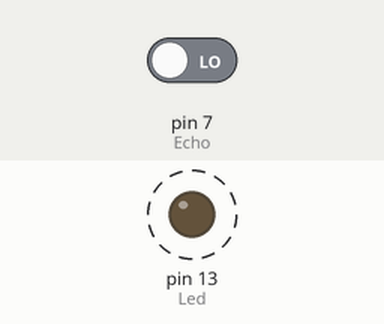
Simulated run of this sketch. Board: Arduino Uno, built with avr-gcc and run on an emulated ATmega328P. Shown: output pins drawn as LEDs (lit = HIGH). Dashed ring = blinking. The test bench sets the inputs (shaded band); at power-on: pin 7 (Echo) LOW. The ROS host is connected and sends only what is stated; pins used as bus, display or sensor lines are not drawn.

Above: at 0.5 s.
Timing chart, 0 to 5.1 s (numbered marks = the images above):
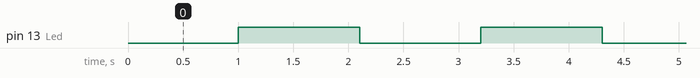

The sketch:

sensor_e.ino
```cpp
//Current file name:sensor_e.ino
#include <ros.h>
#include <std_msgs/Float32.h>
#include <sensor_msgs/Range.h>

ros::NodeHandle  nh;
sensor_msgs::Range range_msg[8];

ros::Publisher ultrasound0("ultrasound0",&range_msg[0]);
ros::Publisher ultrasound1("ultrasound1",&range_msg[1]);
ros::Publisher ultrasound2("ultrasound2",&range_msg[2]);
ros::Publisher ultrasound3("ultrasound3",&range_msg[3]);
ros::Publisher ultrasound4("ultrasound4",&range_msg[4]);
ros::Publisher ultrasound5("ultrasound5",&range_msg[5]);
ros::Publisher ultrasound6("ultrasound6",&range_msg[6]);
ros::Publisher ultrasound7("ultrasound7",&range_msg[7]);

static byte chn = 0;
static byte led = 0;
int Led = 13;
int Trig = 4;
int Echo = 7;
long IntervalTime = 0;
char frameid[] = "/ultrasoundn";

void setup()
{
  pinMode(Led,OUTPUT);
  pinMode(Trig,OUTPUT);
  pinMode(Echo,INPUT);
  nh.initNode();
  //for( int i=0;i<8;i++)//存在Bug，将i++转为函数内i=i+1;!!??
  for( int i=0;i<8;)
  {
	//frameid[11] = i+0x30;
	range_msg[i].radiation_type = sensor_msgs::Range::ULTRASOUND;
	//range_msg[i].header.frame_id =  frameid;
	range_msg[i].field_of_view = 0.1;  // fake
	range_msg[i].min_range = 0.0;
	range_msg[i].max_range = 50.00;
	i = i+1;
  };

	range_msg[0].header.frame_id = "/ultrasound0";
	range_msg[1].header.frame_id = "/ultrasound1";
	range_msg[2].header.frame_id = "/ultrasound2";
	range_msg[3].header.frame_id = "/ultrasound3";
	range_msg[4].header.frame_id = "/ultrasound4";
	range_msg[5].header.frame_id = "/ultrasound5";
	range_msg[6].header.frame_id = "/ultrasound6";
	range_msg[7].header.frame_id = "/ultrasound7";
	nh.advertise(ultrasound0);
	nh.advertise(ultrasound1);
	nh.advertise(ultrasound2);
	nh.advertise(ultrasound3);
	nh.advertise(ultrasound4);
	nh.advertise(ultrasound5);
	nh.advertise(ultrasound6);
	nh.advertise(ultrasound7);
}

void loop()
{
	//转换通道并读取超声数据
	//chn = (chn++)%8;
	if(chn>=8)chn = 0;
    digitalWrite(Trig,HIGH);
	delayMicroseconds(15);
	IntervalTime = pulseIn(Echo,HIGH);

	range_msg[chn].range = (float)IntervalTime / 58.00;
	range_msg[chn].header.stamp = nh.now();

	switch(chn){
		case 0x01:
		ultrasound1.publish(&range_msg[chn]);
		break;
		case 0x02:
		ultrasound2.publish(&range_msg[chn]);
		break;
		case 0x03:
		ultrasound3.publish(&range_msg[chn]);
		break;
		case 0x04:
		ultrasound4.publish(&range_msg[chn]);
		break;
		case 0x05:
		ultrasound5.publish(&range_msg[chn]);
		break;
		case 0x06:
		ultrasound6.publish(&range_msg[chn]);
		break;
		case 0x07:
		ultrasound7.publish(&range_msg[chn]);
		break;
		case 0x00:
		ultrasound0.publish(&range_msg[chn]);
		break;
		default:
		break;
	};
	chn = chn+1;
	nh.spinOnce();

	if(led != 0){
		led = 0;
		digitalWrite(Led,LOW);
	}
	else {
		led = 1;
		digitalWrite(Led,HIGH);
	};
	delay(100);
}
```

Measured:
- by itself, pin 13 (Led): alternates HIGH for 1.1 s and LOW for 1.1 s
